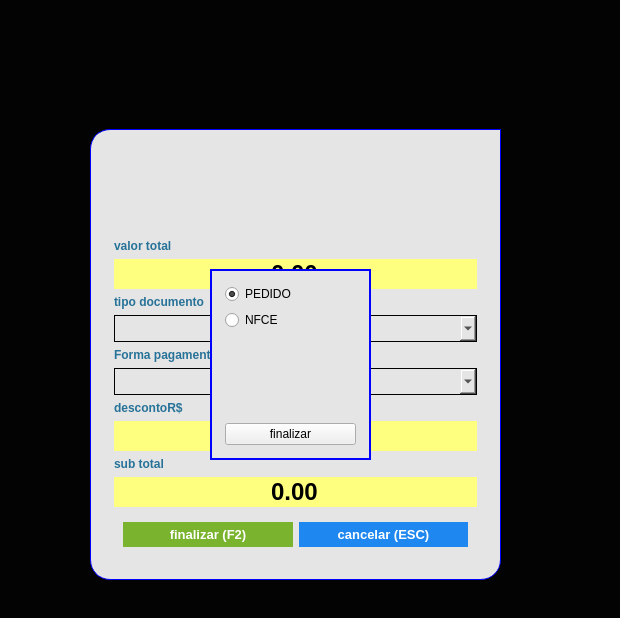
<?xml version="1.0" encoding="UTF-8"?>
<ui version="4.0">
 <class>FormFinalizarVenda</class>
 <widget class="QWidget" name="FormFinalizarVenda">
  <property name="geometry">
   <rect>
    <x>0</x>
    <y>0</y>
    <width>620</width>
    <height>618</height>
   </rect>
  </property>
  <property name="windowTitle">
   <string>FormFinallizaVenda</string>
  </property>
  <property name="styleSheet">
   <string notr="true">QWidget#FormFinalizarVenda{
	background-color: rgb(0, 0, 0,200);
}</string>
  </property>
  <layout class="QHBoxLayout" name="horizontalLayout_2">
   <property name="spacing">
    <number>0</number>
   </property>
   <property name="leftMargin">
    <number>0</number>
   </property>
   <property name="topMargin">
    <number>0</number>
   </property>
   <property name="rightMargin">
    <number>0</number>
   </property>
   <property name="bottomMargin">
    <number>0</number>
   </property>
   <item>
    <widget class="QWidget" name="widget_2" native="true">
     <property name="styleSheet">
      <string notr="true">QWidget#widget_2{
	background-color: rgb(0, 0, 0,200);
}</string>
     </property>
     <layout class="QHBoxLayout" name="horizontalLayout_3">
      <item>
       <spacer name="horizontalSpacer_2">
        <property name="orientation">
         <enum>Qt::Horizontal</enum>
        </property>
        <property name="sizeHint" stdset="0">
         <size>
          <width>40</width>
          <height>20</height>
         </size>
        </property>
       </spacer>
      </item>
      <item>
       <widget class="QWidget" name="widget_3" native="true">
        <property name="minimumSize">
         <size>
          <width>500</width>
          <height>600</height>
         </size>
        </property>
        <property name="maximumSize">
         <size>
          <width>500</width>
          <height>600</height>
         </size>
        </property>
        <widget class="QWidget" name="widget" native="true">
         <property name="geometry">
          <rect>
           <x>30</x>
           <y>120</y>
           <width>411</width>
           <height>451</height>
          </rect>
         </property>
         <property name="maximumSize">
          <size>
           <width>16777215</width>
           <height>16777215</height>
          </size>
         </property>
         <property name="styleSheet">
          <string notr="true">QWidget{
text-transform: uppercase;
	background-color: rgb(229, 229, 229);
border:1px solid blue;
border-bottom-left-radius:20px;
border-bottom-right-radius:20px;
border-top-left-radius:20px

}
</string>
         </property>
         <layout class="QVBoxLayout" name="verticalLayout_3">
          <property name="leftMargin">
           <number>15</number>
          </property>
          <property name="topMargin">
           <number>15</number>
          </property>
          <property name="rightMargin">
           <number>15</number>
          </property>
          <property name="bottomMargin">
           <number>15</number>
          </property>
          <item>
           <widget class="QFrame" name="frame">
            <property name="minimumSize">
             <size>
              <width>200</width>
              <height>0</height>
             </size>
            </property>
            <property name="maximumSize">
             <size>
              <width>16777215</width>
              <height>16777215</height>
             </size>
            </property>
            <property name="styleSheet">
             <string notr="true">QFrame#frame{
border:none;
}
QLabel{
font-size: 12px;
font-family: &quot;Arial&quot;;
font-weight: bold;
color: #277298;
border: none;
}
QDoubleSpinBox{
background-color: rgb(255, 255, 127);
font-size: 24px;
font-family: &quot;Arial&quot;;
font-weight: bold;
color: rgb(0, 0, 0);
border:none;
border-bottom-left-radius:0px;
border-bottom-right-radius:0px;
border-top-left-radius:0px;
}
QComboBox{
border:1px solid;
border-bottom-left-radius:0px;
border-bottom-right-radius:0px;
border-top-left-radius:0px;
}</string>
            </property>
            <property name="frameShape">
             <enum>QFrame::StyledPanel</enum>
            </property>
            <property name="frameShadow">
             <enum>QFrame::Raised</enum>
            </property>
            <layout class="QVBoxLayout" name="verticalLayout">
             <item>
              <spacer name="verticalSpacer">
               <property name="orientation">
                <enum>Qt::Vertical</enum>
               </property>
               <property name="sizeHint" stdset="0">
                <size>
                 <width>20</width>
                 <height>40</height>
                </size>
               </property>
              </spacer>
             </item>
             <item>
              <widget class="QLabel" name="label">
               <property name="text">
                <string>valor total</string>
               </property>
              </widget>
             </item>
             <item>
              <widget class="QDoubleSpinBox" name="tx_valortotal">
               <property name="focusPolicy">
                <enum>Qt::NoFocus</enum>
               </property>
               <property name="alignment">
                <set>Qt::AlignCenter</set>
               </property>
               <property name="buttonSymbols">
                <enum>QAbstractSpinBox::NoButtons</enum>
               </property>
               <property name="showGroupSeparator" stdset="0">
                <bool>true</bool>
               </property>
               <property name="maximum">
                <double>999999999999.000000000000000</double>
               </property>
              </widget>
             </item>
             <item>
              <widget class="QLabel" name="lb_FormVenda_32">
               <property name="styleSheet">
                <string notr="true">QLabel{
font-size: 12px;
font-family: &quot;Arial&quot;;
font-weight: bold;
color: #277298;
border: none
}</string>
               </property>
               <property name="text">
                <string>tipo documento</string>
               </property>
               <property name="alignment">
                <set>Qt::AlignLeading|Qt::AlignLeft|Qt::AlignVCenter</set>
               </property>
              </widget>
             </item>
             <item>
              <widget class="QComboBox" name="cb_tipoDocumento">
               <property name="font">
                <font>
                 <pointsize>14</pointsize>
                </font>
               </property>
               <property name="styleSheet">
                <string notr="true">border-radius:0px;</string>
               </property>
              </widget>
             </item>
             <item>
              <widget class="QLabel" name="lb_FormVenda_31">
               <property name="styleSheet">
                <string notr="true">QLabel{
font-size: 12px;
font-family: &quot;Arial&quot;;
font-weight: bold;
color: #277298;
border: none
}</string>
               </property>
               <property name="text">
                <string>Forma pagamento</string>
               </property>
               <property name="alignment">
                <set>Qt::AlignLeading|Qt::AlignLeft|Qt::AlignVCenter</set>
               </property>
              </widget>
             </item>
             <item>
              <widget class="QComboBox" name="cb_FormaPagamento">
               <property name="font">
                <font>
                 <pointsize>14</pointsize>
                </font>
               </property>
               <property name="styleSheet">
                <string notr="true">border-radius:0px;</string>
               </property>
              </widget>
             </item>
             <item>
              <widget class="QLabel" name="lb_FormVenda_33">
               <property name="styleSheet">
                <string notr="true">QLabel{
font-size: 12px;
font-family: &quot;Arial&quot;;
font-weight: bold;
color: #277298;
border: none
}</string>
               </property>
               <property name="text">
                <string>descontoR$</string>
               </property>
               <property name="alignment">
                <set>Qt::AlignLeading|Qt::AlignLeft|Qt::AlignVCenter</set>
               </property>
              </widget>
             </item>
             <item>
              <widget class="QDoubleSpinBox" name="tx_desconto">
               <property name="alignment">
                <set>Qt::AlignCenter</set>
               </property>
               <property name="buttonSymbols">
                <enum>QAbstractSpinBox::NoButtons</enum>
               </property>
               <property name="showGroupSeparator" stdset="0">
                <bool>true</bool>
               </property>
               <property name="maximum">
                <double>999999999.000000000000000</double>
               </property>
              </widget>
             </item>
             <item>
              <widget class="QLabel" name="label_2">
               <property name="text">
                <string>sub total</string>
               </property>
              </widget>
             </item>
             <item>
              <widget class="QDoubleSpinBox" name="tx_subTotal">
               <property name="alignment">
                <set>Qt::AlignCenter</set>
               </property>
               <property name="buttonSymbols">
                <enum>QAbstractSpinBox::NoButtons</enum>
               </property>
               <property name="showGroupSeparator" stdset="0">
                <bool>true</bool>
               </property>
               <property name="maximum">
                <double>9999999999.000000000000000</double>
               </property>
              </widget>
             </item>
             <item>
              <widget class="QFrame" name="frame_3">
               <property name="styleSheet">
                <string notr="true">border:none;</string>
               </property>
               <property name="frameShape">
                <enum>QFrame::StyledPanel</enum>
               </property>
               <property name="frameShadow">
                <enum>QFrame::Raised</enum>
               </property>
               <layout class="QHBoxLayout" name="horizontalLayout">
                <item>
                 <widget class="QPushButton" name="bt_finalizar">
                  <property name="font">
                   <font>
                    <pointsize>10</pointsize>
                    <bold>true</bold>
                   </font>
                  </property>
                  <property name="cursor">
                   <cursorShape>PointingHandCursor</cursorShape>
                  </property>
                  <property name="focusPolicy">
                   <enum>Qt::NoFocus</enum>
                  </property>
                  <property name="contextMenuPolicy">
                   <enum>Qt::DefaultContextMenu</enum>
                  </property>
                  <property name="styleSheet">
                   <string notr="true">QPushButton {
background-color: #7AB32E;
color: #FFF;
padding:5px ;
border-bottom-left-radius:0px;
border-bottom-right-radius:0px;
border-top-left-radius:0px;
 }
QPushButton:hover{
background-color: #40a286
}</string>
                  </property>
                  <property name="text">
                   <string>finalizar (F2)</string>
                  </property>
                  <property name="iconSize">
                   <size>
                    <width>30</width>
                    <height>30</height>
                   </size>
                  </property>
                  <property name="shortcut">
                   <string>F2</string>
                  </property>
                 </widget>
                </item>
                <item>
                 <widget class="QPushButton" name="bt_cancelar">
                  <property name="font">
                   <font>
                    <pointsize>10</pointsize>
                    <bold>true</bold>
                   </font>
                  </property>
                  <property name="cursor">
                   <cursorShape>PointingHandCursor</cursorShape>
                  </property>
                  <property name="focusPolicy">
                   <enum>Qt::NoFocus</enum>
                  </property>
                  <property name="contextMenuPolicy">
                   <enum>Qt::ActionsContextMenu</enum>
                  </property>
                  <property name="styleSheet">
                   <string notr="true">QPushButton {
background-color: #1E87F0;
color: #FFF;
padding:5px ;
border-bottom-left-radius:0px;
border-bottom-right-radius:0px;
border-top-left-radius:0px;
}
QPushButton:hover{
background-color: #40a286
}</string>
                  </property>
                  <property name="text">
                   <string>cancelar (ESC)</string>
                  </property>
                  <property name="iconSize">
                   <size>
                    <width>30</width>
                    <height>30</height>
                   </size>
                  </property>
                  <property name="shortcut">
                   <string>Esc</string>
                  </property>
                 </widget>
                </item>
               </layout>
              </widget>
             </item>
            </layout>
           </widget>
          </item>
         </layout>
        </widget>
        <widget class="QFrame" name="frame_2">
         <property name="geometry">
          <rect>
           <x>250</x>
           <y>0</y>
           <width>191</width>
           <height>161</height>
          </rect>
         </property>
         <property name="styleSheet">
          <string notr="true">QFrame{
	image: url(:/telainicial/telainicial/logo.jpg);
background-color:none;
border:none;
}</string>
         </property>
         <property name="frameShape">
          <enum>QFrame::NoFrame</enum>
         </property>
         <property name="frameShadow">
          <enum>QFrame::Raised</enum>
         </property>
        </widget>
        <widget class="QWidget" name="widget_4" native="true">
         <property name="geometry">
          <rect>
           <x>150</x>
           <y>260</y>
           <width>161</width>
           <height>191</height>
          </rect>
         </property>
         <property name="styleSheet">
          <string notr="true">QWidget#widget_4{
text-transform: uppercase;
	background-color: rgb(229, 229, 229);
border:2px solid blue;


}
</string>
         </property>
         <layout class="QVBoxLayout" name="verticalLayout_2">
          <property name="leftMargin">
           <number>15</number>
          </property>
          <property name="topMargin">
           <number>15</number>
          </property>
          <property name="rightMargin">
           <number>15</number>
          </property>
          <property name="bottomMargin">
           <number>15</number>
          </property>
          <item>
           <widget class="QRadioButton" name="rd_pedido">
            <property name="text">
             <string>PEDIDO</string>
            </property>
            <property name="checked">
             <bool>true</bool>
            </property>
           </widget>
          </item>
          <item>
           <widget class="QRadioButton" name="rd_nfce">
            <property name="text">
             <string>NFCE</string>
            </property>
           </widget>
          </item>
          <item>
           <spacer name="verticalSpacer_2">
            <property name="orientation">
             <enum>Qt::Vertical</enum>
            </property>
            <property name="sizeHint" stdset="0">
             <size>
              <width>20</width>
              <height>40</height>
             </size>
            </property>
           </spacer>
          </item>
          <item>
           <widget class="QPushButton" name="bt_finalizaped">
            <property name="text">
             <string>finalizar</string>
            </property>
           </widget>
          </item>
         </layout>
        </widget>
        <zorder>widget</zorder>
        <zorder>widget_4</zorder>
        <zorder>frame_2</zorder>
       </widget>
      </item>
      <item>
       <spacer name="horizontalSpacer">
        <property name="orientation">
         <enum>Qt::Horizontal</enum>
        </property>
        <property name="sizeHint" stdset="0">
         <size>
          <width>40</width>
          <height>20</height>
         </size>
        </property>
       </spacer>
      </item>
     </layout>
    </widget>
   </item>
  </layout>
  <action name="actioncliente">
   <property name="text">
    <string>cliente</string>
   </property>
  </action>
 </widget>
 <tabstops>
  <tabstop>tx_desconto</tabstop>
  <tabstop>tx_subTotal</tabstop>
  <tabstop>cb_tipoDocumento</tabstop>
  <tabstop>cb_FormaPagamento</tabstop>
 </tabstops>
 <resources>
  <include location="../assets/file.qrc"/>
 </resources>
 <connections/>
</ui>
